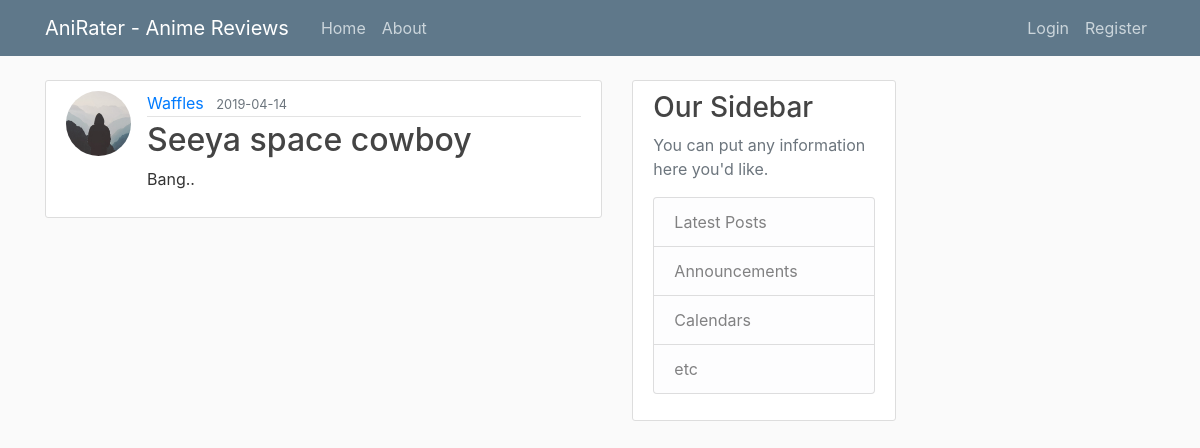
Page /post/3 on the earlier database version.
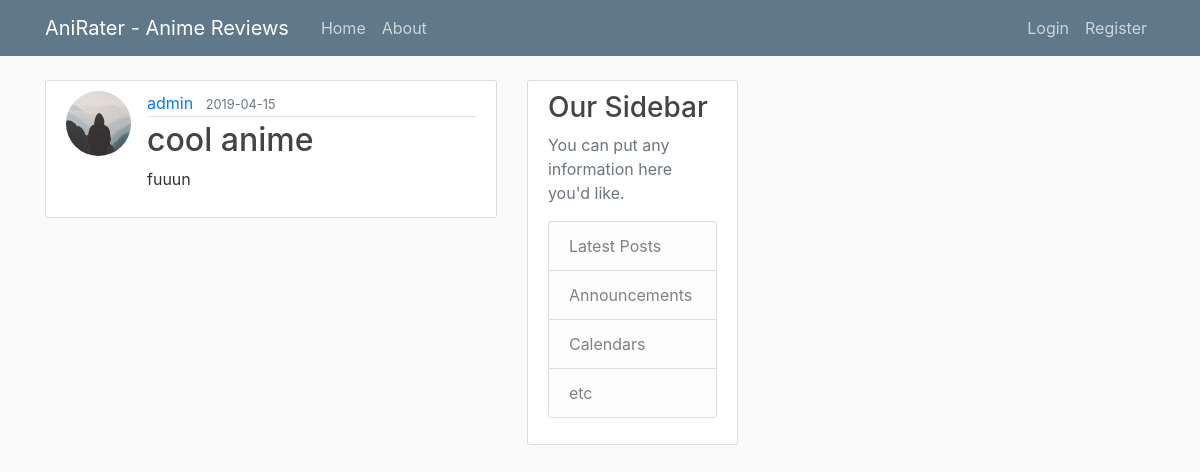
Same page on the later database version.
### flaskapp/models.py (models this page shows, shortened)
class User(db.Model, UserMixin):
    id = db.Column(db.Integer, primary_key=True)
    username = db.Column(db.String(20), unique=True, nullable=False)
    email = db.Column(db.String(120), unique=True, nullable=False)
    image_file = db.Column(db.String(20), nullable=False, default='default.jpg')
    password = db.Column(db.String(60), nullable=False)
    admin = db.Column(db.String(1), nullable=False)
    posts = db.relationship('Post', backref='author', lazy=True)
    favorites = db.relationship('AnimeSeries', secondary=favorites, backref=db.backref('favorites', lazy='dynamic'))
    ratings = db.relationship('UserRating', backref='favorites', lazy='dynamic')

class Post(db.Model):
    id = db.Column(db.Integer, primary_key=True)
    title = db.Column(db.String(100), nullable=False)
    date_posted = db.Column(db.DateTime, nullable=False, default=datetime.utcnow)
    content = db.Column(db.Text, nullable=False)
    user_id = db.Column(db.Integer, db.ForeignKey('user.id'), nullable=False)
    animeseries_id = db.Column(db.Integer, db.ForeignKey('animeseries.id'))

### flaskapp/routes.py (the view)
@app.route("/post/<int:post_id>")
def post(post_id):
    post = Post.query.get_or_404(post_id)
    return render_template('post.html', title=post.title, post=post)

### flaskapp/templates/post.html (shortened to what this page needs)
{% extends "layout.html" %}
{% block content %}
<article class="media content-section">
  <img class="rounded-circle article-img" src="{{ url_for('static', filename='profile_pics/' + post.author.image_file) }}">
  <div class="media-body">
	<div class="article-metadata">
	  <a class="mr-2" href="#">{{ post.author.username }}</a>
	  <small class="text-muted">{{ post.date_posted.strftime('%Y-%m-%d')}}</small>
	</div>
	<h2 class="articale-title">{{ post.title }}</h2>
	<p class="article-content">{{ post.content }}</p>
  </div>
</article>
{% endblock content %}

### flaskapp/templates/layout.html (shortened to what this page needs)
<!DOCTYPE html>
<html>
<head>
    <link rel="stylesheet" href="https://maxcdn.bootstrapcdn.com/bootstrap/4.0.0/css/bootstrap.min.css">
	<link rel="stylesheet" type="text/css" href="{{ url_for('static', filename='main.css') }}">
</head>
<body>
	<header class="site-header">
	  <nav class="navbar navbar-expand-md navbar-dark bg-steel fixed-top">
		<div class="container">
		  <a class="navbar-brand mr-4" href="/">AniRater - Anime Reviews</a>
		  <div class="collapse navbar-collapse" id="navbarToggle">
			<div class="navbar-nav mr-auto">
			  <a class="nav-item nav-link" href="{{ url_for('home') }}">Home</a>
			  <a class="nav-item nav-link" href="{{ url_for('about') }}">About</a>
			</div>
			<div class="navbar-nav">
			{% if current_user.is_authenticated %}
				<a class="nav-item nav-link" href="{{ url_for('new_post') }}">New Post</a>
				<a class="nav-item nav-link" href="{{ url_for('account') }}">Account</a>
				<a class="nav-item nav-link" href="{{ url_for('logout') }}">Logout</a>
			{% else %}
				<a class="nav-item nav-link" href="{{ url_for('login') }}">Login</a>
				<a class="nav-item nav-link" href="{{ url_for('register') }}">Register</a>
			{% endif %}
			</div>
		  </div>
		</div>
	  </nav>
	</header>
	<main role="main" class="container">
	  <div class="row">
		<div class="col-md-8">
			{% block content %}{% endblock %}
		</div>
		<div class="col-md-4">
		  <div class="content-section">
			<h3>Our Sidebar</h3>
			<p class='text-muted'>You can put any information here you'd like.
			  <ul class="list-group">
				<li class="list-group-item list-group-item-light">Latest Posts</li>
				<li class="list-group-item list-group-item-light">Announcements</li>
				<li class="list-group-item list-group-item-light">Calendars</li>
				<li class="list-group-item list-group-item-light">etc</li>
			  </ul>
			</p>
		  </div>
		</div>
	  </div>
	</main>
</body>
</html>

### flaskapp/static/main.css (style rules this page uses)
body { background: #fafafa; color: #333333; margin-top: 5rem; }
h1, h2, h3, h4, h5, h6 { color: #444444; }
.bg-steel { background-color: #5f788a; }
.site-header .navbar-nav .nav-link { color: #cbd5db; }
.content-section { background: #ffffff; padding: 10px 20px; border: 1px solid #dddddd; border-radius: 3px; margin-bottom: 20px; }
.article-content { white-space: pre-line; }
.article-img { height: 65px; width: 65px; margin-right: 16px; }
.article-metadata { padding-bottom: 1px; margin-bottom: 4px; border-bottom: 1px solid #e3e3e3 }
.container { display: flex; }

Differences in the rows shown:
no longer on this page (row edited): User: image_file (placeholder picture), author.username "Waffles"
now on this page (row edited): User: image_file (placeholder picture), author.username "admin"
changed Post: date_posted "2019-04-14" → "2019-04-15"; title "Seeya space cowboy" → "cool anime"; content "Bang.." → "fuuun"
